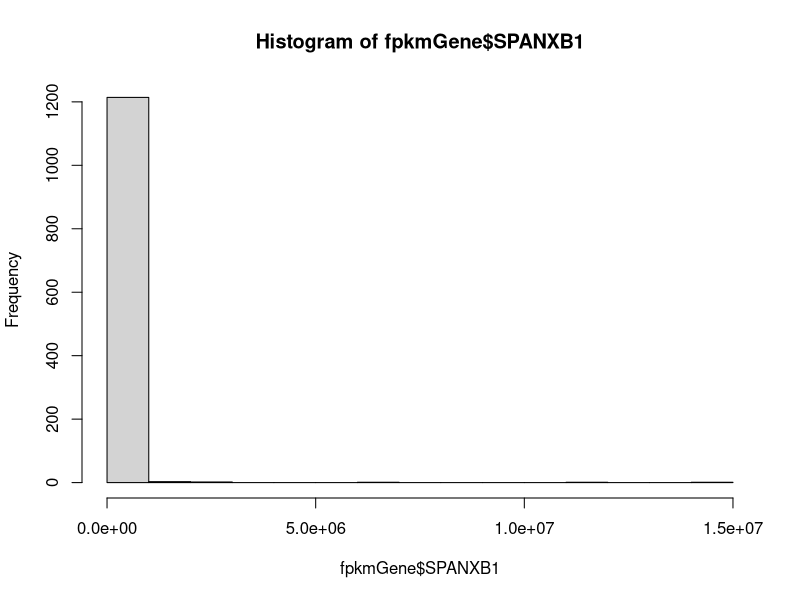
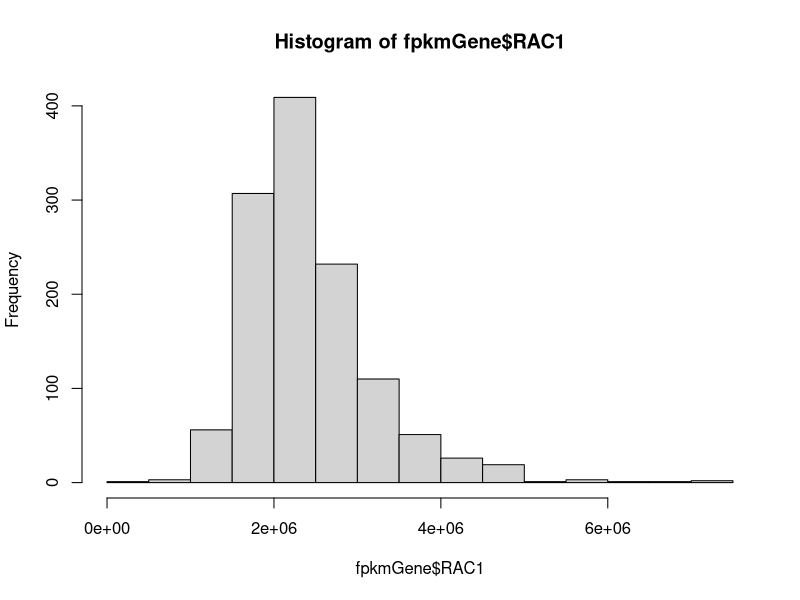
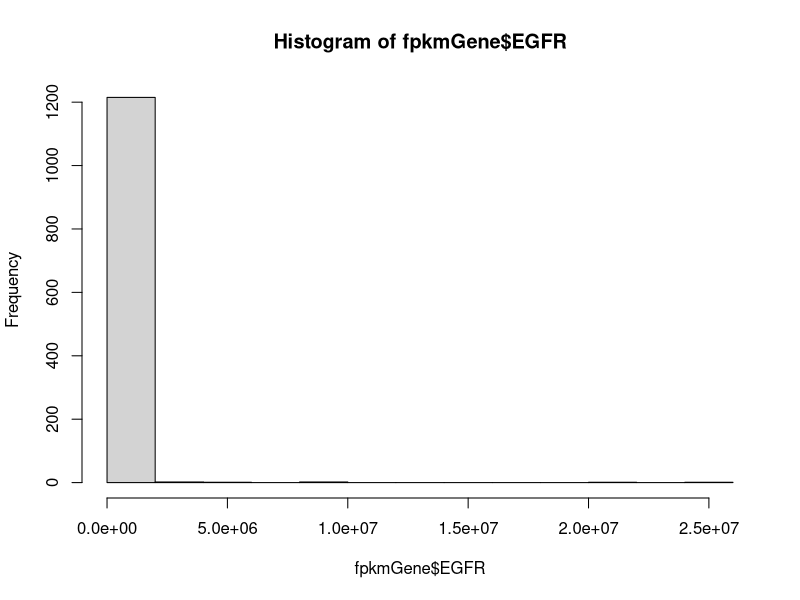
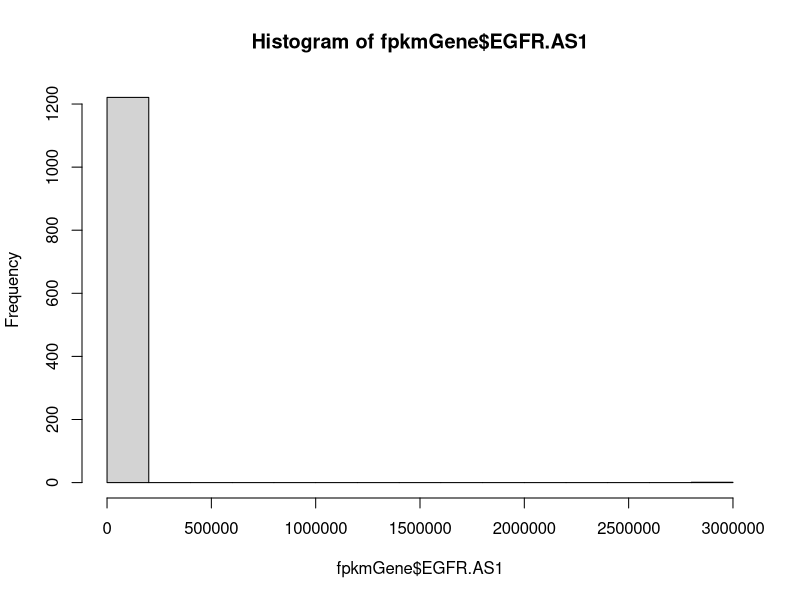
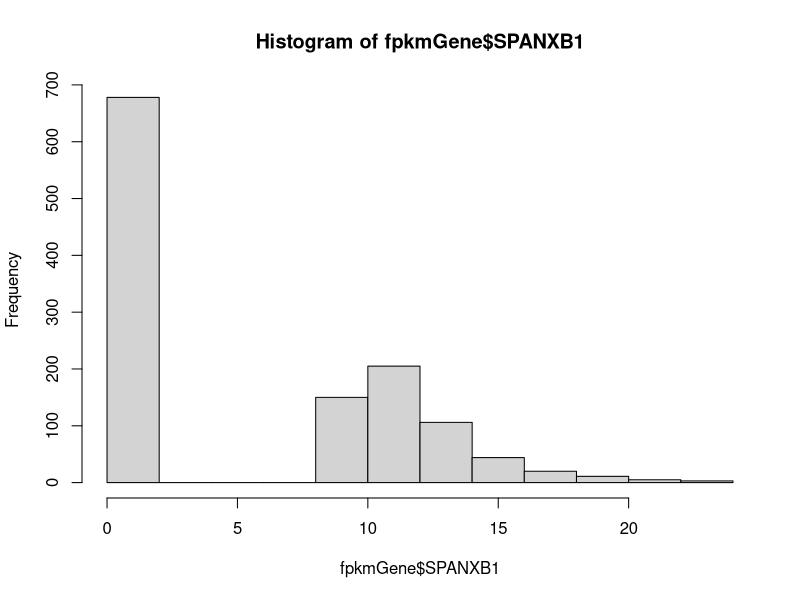
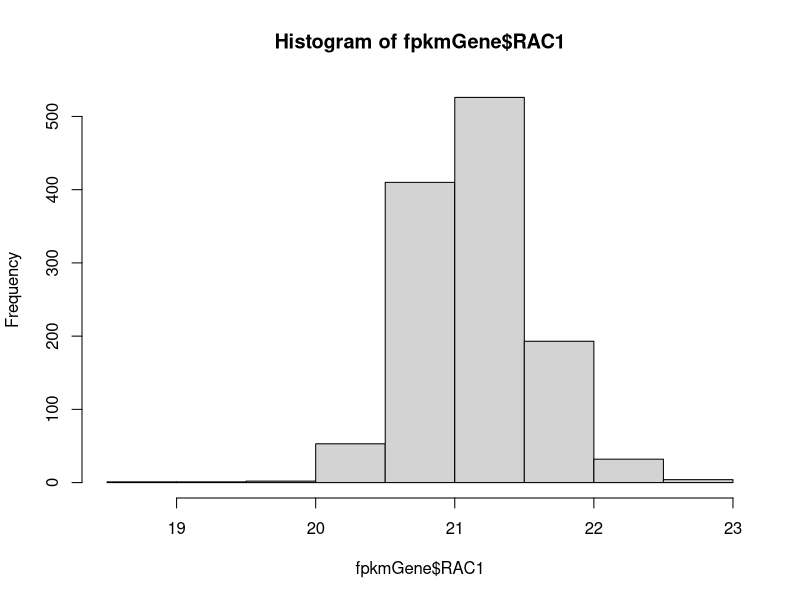
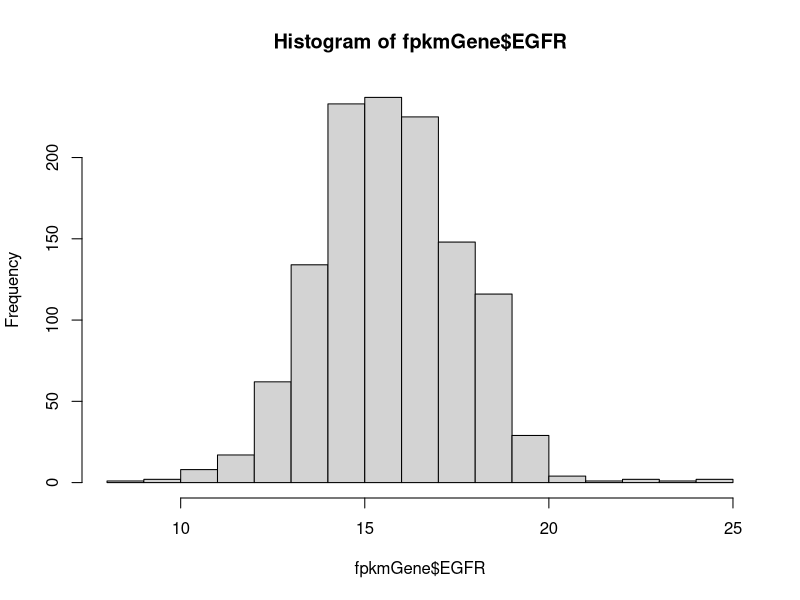
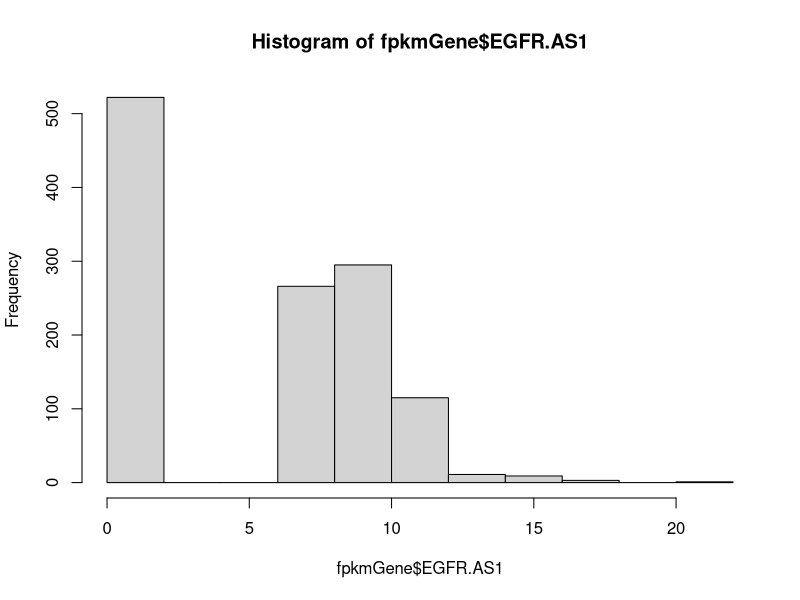

Write R code to recreate these figures, in order. (Note: this script raises an error after producing the figures.)
# analyzing expression data from TCGA 

# load packages
library(dplyr)
library(ggplot2)

# define exclusion subsetting
`%ni%` <- Negate(`%in%`) 

# read in saved data
fpkmGene <- read.table("targetGeneBca.csv")
# see all metadata
colnames(fpkmGene)
# view untransformed distribution
hist(fpkmGene$SPANXB1) # very left skewed 
hist(fpkmGene$RAC1) # slightly left skewed
hist(fpkmGene$EGFR) # very left skewed
hist(fpkmGene$EGFR.AS1) # very left skewed
# save untransformed data
fpkmGeneNolog <- fpkmGene

# log transform gene expression data
fpkmGene[1:9] <- fpkmGene[1:9] + 1 # add one pseudo count to all counts to remove zeros
fpkmGene[1:9] <- log2(fpkmGene[1:9]) # apply log2 transformation

## visualizing data distribution for variables of interest
# not variable or not reported: classification_of_tumor, last_known_disease_status, tumor_grade, progression_or_recurrence, disease_type
hist(fpkmGene$SPANXB1) # left skewed (many zeros)
hist(fpkmGene$RAC1) # fairly normal, slightly left skewed
hist(fpkmGene$EGFR) # normal
hist(fpkmGene$EGFR.AS1) # left skewed (many zeros)
plot(fpkmGene$shortLetterCode) # same (abbreviations): plot(fpkmGene$definition)
table(fpkmGene$shortLetterCode) 
# 113 NT= normal tissue, 1102 TP= primary tumor, 7 TM= metastatic 
table(fpkmGene$tumor_stage) # same: table(fpkmGene$subtype_Converted.Stage)
table(fpkmGene$subtype_AJCC.Stage)
table(fpkmGene$vital_status) #table(fpkmGene$subtype_Vital.Status) has missing data
table(fpkmGene$morphology)
table(fpkmGene$subtype_Metastasis) # same: table(fpkmGene$subtype_Metastasis.Coded)

# triple negative indicators
table(fpkmGene$subtype_ER.Status)
table(fpkmGene$subtype_PR.Status)
table(fpkmGene$subtype_HER2.Final.Status)

## initial data subsets
# assess number of samples with SPANXB1 expression
SB1 <- fpkmGene %>%
  filter(SPANXB1 > 0) # 544 samples with SPANXB1 expression
meta <- fpkmGene %>%
  filter(shortLetterCode == "TM")
norm <- fpkmGene %>%
  filter(shortLetterCode == "NT")
tum <- fpkmGene %>%
  filter(shortLetterCode == "TP")

## Q1 Compare spanxb1 expression between normal and BC patients
# all "normal" samples are paired with a Bca sample
normVcancer <- rbind(norm, tum)
# unpaired, all data
t.test(SPANXB1 ~ shortLetterCode, data = normVcancer) # p=2.2e-16
table(normVcancer$shortLetterCode) # 113 normal, 1102 tumor
ggplot(normVcancer, aes(shortLetterCode, SPANXB1)) + 
  geom_boxplot() +
  ylab("log2 SPANXB1 expression") +
  xlab("tissue type (unpaired)") +
  scale_x_discrete(labels=c("NT" = "normal", "TP" = "tumor")) +
  geom_boxplot() +
  theme_bw() + 
  theme(axis.text=element_text(size=12), axis.title = element_text(size=12))
#ggsave("figures/SPANXB1unpaired.jpg")
# paired
# create paired sample dataset
normVcancerPaired <- normVcancer %>%
  filter(bcr_patient_barcode %in%
           norm$bcr_patient_barcode)
# find patients with more than 1 tumor sample to pair
normVcancerPaired %>% 
  group_by(patient) %>%
  tally() %>%
  filter(n > 2)
# find patients with only 1 normal sample
normVcancerPaired %>%
  group_by(patient) %>%
  tally() %>%
  filter(n == 1)
# only one sample: TCGA-BH-A0BS 
filter(normVcancerPaired, patient == "TCGA-BH-A0BS")
grep("TCGA-BH-A0BS", normVcancerPaired$patient) # remove 67 (no tumor to pair) 
# three or four samples: TCGA-A7-A0DB, TCGA-A7-A0DC, TCGA-A7-A13E
filter(normVcancerPaired, patient == "TCGA-A7-A0DB")
grep("TCGA-A7-A0DB", normVcancerPaired$patient) # remove 182 and 216 (extra tumor)
filter(normVcancerPaired, patient == "TCGA-A7-A0DC")
grep("TCGA-A7-A0DC", normVcancerPaired$patient) # remove 145 (tumor missing metadata)
filter(normVcancerPaired, patient == "TCGA-A7-A13E")
grep("TCGA-A7-A13E", normVcancerPaired$patient) # remove 221 and 226 (extra tumor)
# remove extra samples
normVcancerPaired <- normVcancerPaired[-c(67, 182, 216, 145, 221, 226),]
# sort by barcode
normVcancerPaired <- normVcancerPaired[order(normVcancerPaired$patient),] 
# summarize sample counts
table(normVcancerPaired$shortLetterCode) # 112 NT, 112 TP
# perform t test (paired)
t.test(SPANXB1 ~ shortLetterCode, paired=TRUE, data = normVcancerPaired) # 4.177e-09
ggplot(normVcancerPaired, aes(shortLetterCode, SPANXB1)) + 
  ylab("log2 SPANXB1 expression") +
  xlab("tissue type (paired samples)") +
  scale_x_discrete(labels=c("NT" = "normal", "TP" = "tumor")) +
  geom_boxplot() +
  theme_bw() +
  theme(axis.text=element_text(size=12), axis.title = element_text(size=12))
#ggsave("figures/SPANXB1paired.jpg")

## Q2 Compare spanxb1 expression between metastatic vs. non metastatic BC patients
# combine tumor and metastasis samples
tumVmetaAll <- rbind(tum, meta)
table(tumVmetaAll$shortLetterCode) # 7 TM 1102 TP
# perform t test (unpaired data)
t.test(SPANXB1 ~ definition, data = tumVmetaAll) # 0.7794
ggplot(tumVmetaAll, aes(definition, SPANXB1)) + 
  ylab("log2 SPANXB1 expression") +
  xlab("tissue type") +
  scale_x_discrete(labels=c("TM" = "metastatic", "TP" = "primary tumor")) +
  geom_boxplot() +
  theme_bw() +
  theme(axis.text=element_text(size=12), axis.title = element_text(size=12))
#ggsave("figures/SPANXB1unpairedMetastasis.jpg")
# remove TP for metastatic patients 
TPnoMeta <- tum %>%
  filter(bcr_patient_barcode %ni%
           meta$bcr_patient_barcode)
TPnoMeta <- rbind(TPnoMeta, meta)
# summarize sample counts
table(TPnoMeta$shortLetterCode) # TM 7, TP 1095
# perform t test (unpaired data, with TP from metastasis patients removed)
t.test(SPANXB1 ~ shortLetterCode, data = TPnoMeta) # p=0.7739
ggplot(TPnoMeta, aes(definition, SPANXB1)) + 
  ylab("log2 SPANXB1 expression") +
  xlab("tissue type") +
  scale_x_discrete(labels=c("TM" = "metastatic", "TP" = "primary tumor")) +
  geom_boxplot() +
  theme_bw() +
  theme(axis.text=element_text(size=12), axis.title = element_text(size=12))
#ggsave("figures/SPANXB1unpairedMetastasisFiltered.jpg")
# paired
# create paired metastatic/nonmetastatic sample dataset
tumMet <- tum %>%
  filter(bcr_patient_barcode %in%
           meta$bcr_patient_barcode)
tumVmetPaired <- rbind(tumMet, meta)
# summarize sample counts
table(tumVmetPaired$shortLetterCode) # 7 pairs
# sort for paired samples
tumVmetPaired <- tumVmetPaired[order(tumVmetPaired$patient)]
# perform t test
t.test(SPANXB1 ~ shortLetterCode, data = tumVmetPaired) # 0.4917
ggplot(tumVmetPaired, aes(shortLetterCode, SPANXB1)) + 
  ylab("log2 SPANXB1 expression") +
  xlab("tissue type (paired samples)") +
  scale_x_discrete(labels=c("TM" = "metastatic", "TP" = "tumor")) +
  geom_boxplot() +
  theme_bw() +
  theme(axis.text=element_text(size=12), axis.title = element_text(size=12))
#ggsave("figures/SPANXB1pairedMetastasis.jpg")

## Q3 Compare spanxb1 expression with clinical stages of BC patients
table(fpkmGene$subtype_AJCC.Stage) # missing data are "[Not Available]"
table(fpkmGene$tumor_stage) # missing data are "not reported"
# compare AJCC stages
AJCC <- tum %>%
  filter(subtype_AJCC.Stage != "[Not Available]") %>%
  filter(subtype_AJCC.Stage != "Stage X")
table(AJCC$subtype_AJCC.Stage)
# perform ANOVA
summary(aov(SPANXB1 ~ subtype_AJCC.Stage, data = AJCC)) # 0.907
ggplot(AJCC, aes(subtype_AJCC.Stage, SPANXB1)) + 
  ylab("log2 SPANXB1 expression") +
  xlab(" AJCC stage") +
  scale_x_discrete(labels=c("Stage I" = "I", "Stage IA" = "IA", "Stage IB" = "IB", "Stage II" = "II", "Stage IIA" = "IIA", "Stage IIB" = "IIB", "Stage III" = "III", "Stage IIIA" = "IIIA", "Stage IIIB" = "IIIB", "Stage IIIC" = "IIIC", "Stage IV" = "IV")) +
  geom_boxplot() +
  theme_bw() 
#ggsave("figures/SPANXB1.AJCC.jpg")
# AJCC stages with zeros removed
AJCC_filt <- AJCC %>%
  filter(SPANXB1 > 0)
table(AJCC_filt$subtype_AJCC.Stage)
summary(aov(SPANXB1 ~ subtype_AJCC.Stage, data = AJCC_filt)) # 0.0346
ggplot(AJCC_filt, aes(subtype_AJCC.Stage, SPANXB1)) + 
  ylab("log2 SPANXB1 expression") +
  xlab("AJCC stage") +
  scale_x_discrete(labels=c("Stage I" = "I", "Stage IA" = "IA", "Stage IB" = "IB", "Stage II" = "II", "Stage IIA" = "IIA", "Stage IIB" = "IIB", "Stage III" = "III", "Stage IIIA" = "IIIA", "Stage IIIB" = "IIIB", "Stage IIIC" = "IIIC", "Stage IV" = "IV")) +
  geom_boxplot() +
  theme_bw() 
#ggsave("figures/SPANXB1.AJCC_filt.jpg")
# compare tumor stages
stage <- tum %>%
  filter(tumor_stage != "not reported") %>%
  filter(tumor_stage != "stage x")
table(stage$tumor_stage)
# perform ANOVA
summary(aov(SPANXB1 ~ tumor_stage, data = stage)) #p=0.514
ggplot(stage, aes(tumor_stage, SPANXB1)) + 
  ylab("log2 SPANXB1 expression") +
  xlab("tumor stage") +
  scale_x_discrete(labels=c("stage i" = "I", "stage ia" = "IA", "stage ib" = "IB", "stage ii" = "II", "stage iia" = "IIA", "stage iib" = "IIB", "stage iii" = "III", "stage iiia" = "IIIA", "stage iiib" = "IIIB", "stage iiic" = "IIIC", "stage iv" = "IV")) +
  geom_boxplot() +
  theme_bw() 
#ggsave("figures/SPANXB1.stage.jpg")

## Q4 Compare spanxb1 expression between ER/PR/HER2 positive vs. ER/PR/HER2 negative (a.k.a.TNBC) patients
# extract triple negative from tumor samples
TNBCneg <- tum %>% 
  filter(subtype_ER.Status == "Negative" & subtype_PR.Status == "Negative" & subtype_HER2.Final.Status == "Negative") %>%
  mutate(triple = "negative")
# extract triple positive from tumor samples
TNBCpos <- tum %>% 
  filter(subtype_ER.Status == "Positive" & subtype_PR.Status == "Positive" & subtype_HER2.Final.Status == "Positive") %>%
  mutate(triple = "positive")
# combine triple negative and all positive
TNBCboth <- rbind(TNBCneg, TNBCpos) # 118 TNBC, 59 all positive
# perform t test 
t.test(SPANXB1 ~ triple, data=TNBCboth) # 0.06836
ggplot(TNBCboth, aes(triple, SPANXB1)) + 
  ylab("log2 SPANXB1 expression") +
  xlab("ER/PR/HER2 status") +
  geom_boxplot() +
  theme_bw() +
  theme(axis.text=element_text(size=12), axis.title = element_text(size=12))
#ggsave("figures/SPANXB1TNBC.jpg")

## Q5 Compare spanxb1 expression between metastatic vs. non metastatic TNBC patients
table(TNBCneg$shortLetterCode) #no TNBC neg or pos are metastatic

## Q6 Compare spanxb1 expression with survival outcome of TNBC patients
table(TNBCneg$vital_status) # 100 alive, 18 dead 
# SPANXB1 and vital status
t.test(SPANXB1 ~ vital_status, data=TNBCneg) # 0.1257
ggplot(TNBCneg, aes(vital_status, SPANXB1)) + 
  ylab("log2 SPANXB1 expression") +
  xlab("vital status") +
  geom_boxplot() +
  theme_bw() +
  theme(axis.text=element_text(size=12), axis.title = element_text(size=12))
#ggsave("figures/SPANXB1.TNBCneg.vital.jpg")

## Q7 Compare spanxb1 expression with survival outcome of ER/PR/HER2 positive patients alone and in combination (e.g., co-expression of genes)
table(TNBCpos$vital_status) # 52 alive, 7 dead 
# SPANXB1 and vital status of triple positive patients
t.test(SPANXB1 ~ vital_status, data=TNBCpos) # 0.9511
ggplot(TNBCpos, aes(vital_status, SPANXB1)) + 
  ylab("log2 SPANXB1 expression") +
  xlab("vital status") +
  geom_boxplot() +
  theme_bw() +
  theme(axis.text=element_text(size=12), axis.title = element_text(size=12))
#ggsave("figures/SPANXB1.TNBCpos.vital.jpg")
# SPANXB1, ER+ (subtype_ER.Status) and vital status
table(fpkmGene$subtype_ER.Status) # 175 Negative, 591 Positive, Indeterminate, Not Performed, Performed but Not Available
SP.ER <- fpkmGene %>% 
  filter(subtype_ER.Status == "Positive" | subtype_ER.Status == "Negative")
t.test(SPANXB1 ~ subtype_ER.Status, data=SP.ER) # 0.004189
ggplot(SP.ER, aes(subtype_ER.Status, SPANXB1)) + 
  ylab("log2 SPANXB1 expression") +
  xlab("ER status") +
  geom_boxplot() +
  theme_bw() +
  theme(axis.text=element_text(size=12), axis.title = element_text(size=12))
#ggsave("figures/SPANXB1.ERstatus.jpg")
# logistic regression # 766 individuals
SP.ER.mod <- glm(vital_status ~ SPANXB1 + subtype_ER.Status, data = SP.ER, family = "binomial")
summary(SP.ER.mod) # nope
# odds ratio and 95% CI
exp(cbind(OR = coef(SP.ER.mod), confint(SP.ER.mod)))
# SPANXB1, PR+ (subtype_PR.Status) and vital status
table(fpkmGene$subtype_PR.Status) # 247 Negative, 516 Positive
SP.PR <- fpkmGene %>% 
  filter(subtype_PR.Status == "Positive" | subtype_PR.Status == "Negative")
t.test(SPANXB1 ~ subtype_PR.Status, data=SP.PR) # 0.2112
ggplot(SP.PR, aes(subtype_PR.Status, SPANXB1)) + 
  ylab("log2 SPANXB1 expression") +
  xlab("PR status") +
  geom_boxplot() +
  theme_bw() +
  theme(axis.text=element_text(size=12), axis.title = element_text(size=12))
#ggsave("figures/SPANXB1.PRstatus.jpg")
# logistic regression # 763 individuals
SP.PR.mod <- glm(vital_status ~ SPANXB1 + subtype_PR.Status, data = SP.PR, family = "binomial")
summary(SP.PR.mod) # nope
# odds ratio and 95% CI
exp(cbind(OR = coef(SP.PR.mod), confint(SP.PR.mod)))
# SPANXB1, HER2+ (subtype_HER2.Final.Status) and vital status
table(fpkmGene$subtype_HER2.Final.Status) # 642 Negative, 111 Positive
SP.HER <- fpkmGene %>% 
  filter(subtype_HER2.Final.Status == "Positive" | subtype_HER2.Final.Status == "Negative")
t.test(SPANXB1 ~ subtype_HER2.Final.Status, data=SP.HER) # 0.3968
ggplot(SP.HER, aes(subtype_HER2.Final.Status, SPANXB1)) + 
  ylab("log2 SPANXB1 expression") +
  xlab("HER2 status") +
  geom_boxplot() +
  theme_bw() +
  theme(axis.text=element_text(size=12), axis.title = element_text(size=12))
#ggsave("figures/SPANXB1.HERstatus.jpg")
# logistic regression # 753 individuals
SP.HER.mod <- glm(vital_status ~ SPANXB1 + subtype_HER2.Final.Status, data = SP.HER, family = "binomial")
summary(SP.HER.mod) # nope
# odds ratio and 95% CI
exp(cbind(OR = coef(SP.HER.mod), confint(SP.HER.mod)))
# SPANXB1 and ER/PR/HER2+ # 715 individuals
SP.PR.ER.HER <- fpkmGene %>% 
  filter(subtype_PR.Status == "Positive" | subtype_PR.Status == "Negative") %>%
  filter(subtype_ER.Status == "Positive" | subtype_ER.Status == "Negative") %>%
  filter(subtype_HER2.Final.Status == "Positive" | subtype_HER2.Final.Status == "Negative")
# logistic regression
SP.PR.ER.HER.mod <- glm(vital_status ~ SPANXB1 + subtype_PR.Status + subtype_ER.Status + subtype_HER2.Final.Status, data = SP.PR.ER.HER, family = "binomial")
summary(SP.PR.ER.HER.mod) # nope
# odds ratio and 95% CI
exp(cbind(OR = coef(SP.HER.mod), confint(SP.HER.mod)))

## Q8 Compare RAC1/SPANXB1 expression together in normal vs. TNBC
# aggregate data from norm and TNBC
normTNBC <- rbind(norm, TNBCneg[,-94]) # removes column triple
table(normTNBC$shortLetterCode) # 113 normal, 118 TNBC (unpaired)
# linear regression (only normal)
norm.mod <- lm(SPANXB1 ~ RAC1, data=norm)
summary(norm.mod) # p=0.697, R2=0.001371
# linear regression (only TNBC)
TNBCmod <- lm(SPANXB1 ~ RAC1, data=TNBCneg)
summary(TNBCmod) # p=0.1707, R2=0.01612
# plot both together
ggplot(normTNBC, aes(SPANXB1, RAC1, col=shortLetterCode)) +
  geom_point() +
  ylab("log2 RAC1 expression") +
  xlab("log2 SPANXB1 expression") +
  theme_bw() +
  theme(legend.position="none") + # blue=TNBC, red=normal
  geom_smooth(data=subset(normTNBC, shortLetterCode == "TP"), method = "lm", se = FALSE) +
  geom_smooth(data=subset(normTNBC, shortLetterCode == "NT"), method = "lm", se = FALSE)
#ggsave("figures/SPANXB1.RAC1.TNBC.jpg")
# linear regression (only normal)
normExp <- norm %>%
  filter(SPANXB1 > 0.000000) %>%
  filter(RAC1 > 0.000000)
normExp.mod <- lm(SPANXB1 ~ RAC1, data=normExp)
summary(normExp.mod) # p=0.7759, R2=0.005982
# linear regression (only TNBC)
TNBCexp <- TNBCneg %>%
  filter(SPANXB1 > 0.000000) %>%
  filter(RAC1 > 0.000000)
TNBCexp.mod <- lm(SPANXB1 ~ RAC1, data=TNBCexp)
summary(TNBCexp.mod) # p=0.07648, R2=0.06265
# filter for only expression > 0 for both
bothExp <- normTNBC %>%
  filter(SPANXB1 > 0.000000) %>%
  filter(RAC1 > 0.000000)
# plot both together
ggplot(bothExp, aes(SPANXB1, RAC1, col=shortLetterCode)) +
  geom_point() +
  ylab("log2 RAC1 expression") +
  xlab("log2 SPANXB1 expression") +
  theme_bw() +
  theme(legend.position="none") + # blue=TNBC, red=normal
  geom_smooth(data=subset(bothExp, shortLetterCode == "TP"), method = "lm", se = FALSE) +
  geom_smooth(data=subset(bothExp, shortLetterCode == "NT"), method = "lm", se = FALSE)
#ggsave("figures/SPANXB1.RAC1.TNBC.filtered.jpg")

## Q9 Compare RAC1/SPANXB1 expression in metastatic vs. not met TNBC
table(TNBCneg$shortLetterCode) #no TNBC neg are metastatic

## Q10 Compare RAC1/SPANXB1 expression with survival of TNBC
table(TNBCneg$vital_status) # 100 alive, 18 dead
# linear regression (only live)
TNBClive <- TNBCneg %>%
  filter(vital_status == "alive")
TNBClive.mod <- lm(SPANXB1 ~ RAC1, data=TNBClive)
summary(TNBClive.mod) # p=0.2782, R2=0.01199
# linear regression (only dead)
TNBCdead <- TNBCneg %>%
  filter(vital_status == "dead")
TNBCdead.mod <- lm(SPANXB1 ~ RAC1, data=TNBCdead)
summary(TNBCdead.mod) # p=0.4423, R2=0.03735
# plot both together
ggplot(TNBCneg, aes(SPANXB1, RAC1, col=vital_status)) +
  geom_point() +
  ylab("log2 RAC1 expression") +
  xlab("log2 SPANXB1 expression") +
  theme_bw() +
  theme(legend.position="none") + # blue=dead, red=alive
  geom_smooth(data=subset(bothExp, vital_status == "dead"), method = "lm", se = FALSE) +
  geom_smooth(data=subset(bothExp, vital_status == "alive"), method = "lm", se = FALSE)
#ggsave("figures/SPANXB1.RAC1.vital.jpg")
# logistic regression 
SP.RAC.mod <- glm(vital_status ~ SPANXB1 + RAC1, data = TNBCneg, family = "binomial")
summary(SP.RAC.mod) # nope
# odds ratio and 95% CI
exp(cbind(OR = coef(SP.RAC.mod), confint(SP.RAC.mod)))

# Q11 Compare EGFR/SPANXB1 expression together in normal vs. TNBC
table(normTNBC$shortLetterCode) # 113 normal, 118 TNBC (unpaired)
# linear regression (only normal)
norm.mod <- lm(SPANXB1 ~ EGFR, data=norm)
summary(norm.mod) # p=0.7676, R2=0.0007897
# linear regression (only TNBC)
TNBCmod <- lm(SPANXB1 ~ EGFR, data=TNBCneg)
summary(TNBCmod) # p=0.528, R2=0.003441
# plot both together
ggplot(normTNBC, aes(SPANXB1, EGFR, col=shortLetterCode)) +
  geom_point() +
  ylab("log2 EGFR expression") +
  xlab("log2 SPANXB1 expression") +
  theme_bw() +
  theme(legend.position="none") + # blue=TNBC, red=normal
  geom_smooth(data=subset(normTNBC, shortLetterCode == "TP"), method = "lm", se = FALSE) +
  geom_smooth(data=subset(normTNBC, shortLetterCode == "NT"), method = "lm", se = FALSE)
#ggsave("figures/SPANXB1.EGFR.jpg")

# Q12 Compare EGFR/SPANXB1 expression with survival of TNBC
# logistic regression 
SP.EG.mod <- glm(vital_status ~ SPANXB1 + EGFR, data = TNBCneg, family = "binomial")
summary(SP.EG.mod) # nope
# odds ratio and 95% CI
exp(cbind(OR = coef(SP.RAC.mod), confint(SP.RAC.mod)))

## use Wilcoxin signed-rank or Mann-Whitney for small sample sizes?

## web tool for Kaplan Meier plots: http://kmplot.com/analysis/index.php?p=service&cancer=breast#

## correct for multiple comparisons?

# rlog from DESeq2 as alternative transformation method

## permutation tests (requires at least two groups of six samples)
# calculate test statistic for dataset
# permute labels on samples at random 1000 times
# recalculate test statistic for each of 1000 permuted datasets
# calculate percentage of permuted test statistics exceed original
